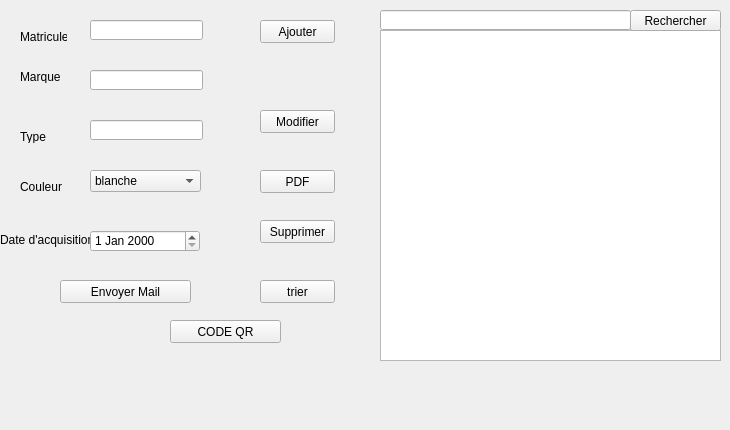
      <widget class="QWidget" name="tab">
       <attribute name="title">
        <string>Véhicules</string>
       </attribute>
       <widget class="QTableView" name="table_afficher">
        <property name="geometry">
         <rect>
          <x>380</x>
          <y>30</y>
          <width>341</width>
          <height>331</height>
         </rect>
        </property>
       </widget>
       <widget class="QPushButton" name="Ajouter">
        <property name="geometry">
         <rect>
          <x>260</x>
          <y>20</y>
          <width>75</width>
          <height>23</height>
         </rect>
        </property>
        <property name="text">
         <string>Ajouter</string>
        </property>
       </widget>
       <widget class="QPushButton" name="Modifier">
        <property name="geometry">
         <rect>
          <x>260</x>
          <y>110</y>
          <width>75</width>
          <height>23</height>
         </rect>
        </property>
        <property name="text">
         <string>Modifier</string>
        </property>
       </widget>
       <widget class="QPushButton" name="Supprimer">
        <property name="geometry">
         <rect>
          <x>260</x>
          <y>220</y>
          <width>75</width>
          <height>23</height>
         </rect>
        </property>
        <property name="text">
         <string>Supprimer</string>
        </property>
       </widget>
       <widget class="QLineEdit" name="matricule">
        <property name="geometry">
         <rect>
          <x>90</x>
          <y>20</y>
          <width>113</width>
          <height>20</height>
         </rect>
        </property>
       </widget>
       <widget class="QLineEdit" name="marque">
        <property name="geometry">
         <rect>
          <x>90</x>
          <y>70</y>
          <width>113</width>
          <height>20</height>
         </rect>
        </property>
       </widget>
       <widget class="QLineEdit" name="type">
        <property name="geometry">
         <rect>
          <x>90</x>
          <y>120</y>
          <width>113</width>
          <height>20</height>
         </rect>
        </property>
       </widget>
       <widget class="QLabel" name="label_Matricule">
        <property name="geometry">
         <rect>
          <x>20</x>
          <y>30</y>
          <width>47</width>
          <height>13</height>
         </rect>
        </property>
        <property name="text">
         <string>Matricule</string>
        </property>
       </widget>
       <widget class="QLabel" name="label_marque">
        <property name="geometry">
         <rect>
          <x>20</x>
          <y>70</y>
          <width>47</width>
          <height>13</height>
         </rect>
        </property>
        <property name="text">
         <string>Marque</string>
        </property>
       </widget>
       <widget class="QLabel" name="label_type">
        <property name="geometry">
         <rect>
          <x>20</x>
          <y>130</y>
          <width>47</width>
          <height>13</height>
         </rect>
        </property>
        <property name="text">
         <string>Type</string>
        </property>
       </widget>
       <widget class="QLabel" name="label_couleur">
        <property name="geometry">
         <rect>
          <x>20</x>
          <y>180</y>
          <width>47</width>
          <height>13</height>
         </rect>
        </property>
        <property name="text">
         <string>Couleur</string>
        </property>
       </widget>
       <widget class="QLabel" name="label_date">
        <property name="geometry">
         <rect>
          <x>0</x>
          <y>230</y>
          <width>91</width>
          <height>20</height>
         </rect>
        </property>
        <property name="text">
         <string>Date d'acquisition</string>
        </property>
       </widget>
       <widget class="QDateEdit" name="date_acquisition">
        <property name="geometry">
         <rect>
          <x>90</x>
          <y>230</y>
          <width>110</width>
          <height>22</height>
         </rect>
        </property>
       </widget>
       <widget class="QPushButton" name="trier">
        <property name="geometry">
         <rect>
          <x>260</x>
          <y>280</y>
          <width>75</width>
          <height>23</height>
         </rect>
        </property>
        <property name="text">
         <string>trier</string>
        </property>
       </widget>
       <widget class="QLineEdit" name="v_search">
        <property name="geometry">
         <rect>
          <x>380</x>
          <y>10</y>
          <width>251</width>
          <height>20</height>
         </rect>
        </property>
       </widget>
       <widget class="QPushButton" name="rechercher_v">
        <property name="geometry">
         <rect>
          <x>630</x>
          <y>10</y>
          <width>91</width>
          <height>21</height>
         </rect>
        </property>
        <property name="text">
         <string>Rechercher</string>
        </property>
       </widget>
       <widget class="QPushButton" name="Mail">
        <property name="geometry">
         <rect>
          <x>60</x>
          <y>280</y>
          <width>131</width>
          <height>23</height>
         </rect>
        </property>
        <property name="text">
         <string>Envoyer Mail</string>
        </property>
       </widget>
       <widget class="QPushButton" name="pdf">
        <property name="geometry">
         <rect>
          <x>260</x>
          <y>170</y>
          <width>75</width>
          <height>23</height>
         </rect>
        </property>
        <property name="text">
         <string>PDF</string>
        </property>
       </widget>
       <widget class="QComboBox" name="couleur">
        <property name="geometry">
         <rect>
          <x>90</x>
          <y>170</y>
          <width>111</width>
          <height>22</height>
         </rect>
        </property>
        <item>
         <property name="text">
          <string>blanche</string>
         </property>
        </item>
        <item>
         <property name="text">
          <string>grise</string>
         </property>
        </item>
        <item>
         <property name="text">
          <string>noire</string>
         </property>
        </item>
        <item>
         <property name="text">
          <string>bleu</string>
         </property>
        </item>
        <item>
         <property name="text">
          <string>Autre...</string>
         </property>
        </item>
       </widget>
       <widget class="QPushButton" name="QR">
        <property name="geometry">
         <rect>
          <x>170</x>
          <y>320</y>
          <width>111</width>
          <height>23</height>
         </rect>
        </property>
        <property name="text">
         <string>CODE QR</string>
        </property>
       </widget>
       <widget class="QLabel" name="qrlabel_2">
        <property name="geometry">
         <rect>
          <x>190</x>
          <y>350</y>
          <width>81</width>
          <height>71</height>
         </rect>
        </property>
        <property name="text">
         <string/>
        </property>
       </widget>
      </widget>
